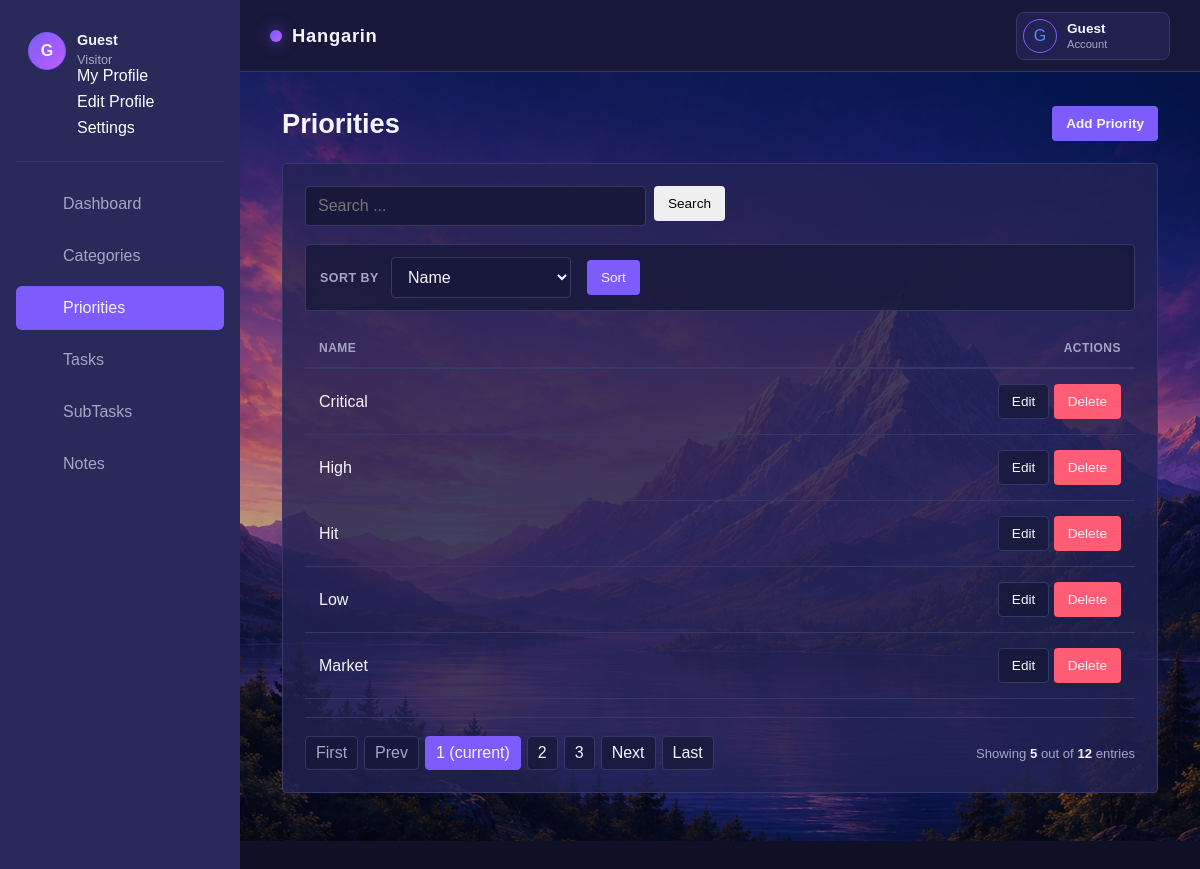
Screenshot of /priorities/ with the database file from the repository.
### app/models.py (models this page shows, shortened)
class Priority(models.Model):
    name = models.CharField(max_length=50, unique=True)

### app/views.py (the view)
# urls.py: path('priorities/', views.PriorityListView.as_view(), name='priority-list'),
class PriorityListView(SearchSortListView):
	model = Priority
	template_name = 'hangarin/priority_list.html'
	context_object_name = 'priorities'
	search_fields = ('name',)
	allowed_sort_fields = ('name',)

### app/views.py (called while the page is built)
	def get_queryset(self):
		queryset = self.model.objects.all()
		query = self.request.GET.get('q', '').strip()
		if query:
			search = Q()
			for field in self.search_fields:
				search |= Q(**{f'{field}__icontains': query})
			queryset = queryset.filter(search)
		sort_by = self.request.GET.get('sort_by', self.default_sort)
		if sort_by not in self.allowed_sort_fields:
			sort_by = self.default_sort
		self.sort_by = sort_by
		return queryset.order_by(sort_by)

	def get_context_data(self, **kwargs):
		context = super().get_context_data(**kwargs)
		context['q'] = self.request.GET.get('q', '')
		context['sort_by'] = self.sort_by
		return context

### app/templates/hangarin/priority_list.html (shortened to what this page needs)
{% extends 'base.html' %}
{% block content %}
<main class="content tab-page tab-page-priorities">
  <div class="container-fluid tab-container">
    <h4 class="page-title d-flex justify-content-between align-items-center">
      <span>Priorities</span>
      <a href="{% url 'priority-add' %}" class="btn btn-primary btn-sm">Add Priority</a>
    </h4>
    <section class="card tab-card">
      <div class="card-body table-responsive">
        {% include 'includes/search_form.html' %}
        {% with current=sort_by|default:'name' %}
        <div class="sort-toolbar">
          <form method="get" class="row g-2 align-items-center">
            <div class="col-auto">
              <label for="prioritySortSelect" class="col-form-label">Sort by</label>
            </div>
            <div class="col-auto">
              <select class="form-control form-control-sm" id="prioritySortSelect" name="sort_by" onchange="this.form.submit()">
                <option value="name" {% if current == 'name' %}selected{% endif %}>Name</option>
              </select>
            </div>
            <div class="col-auto">
              <button type="submit" class="btn btn-primary btn-sm btn-rounded">Sort</button>
            </div>
          </form>
        </div>
        {% endwith %}
        <table class="table">
          <thead>
            <tr>
              <th>Name</th>
              <th class="text-right">Actions</th>
            </tr>
          </thead>
          <tbody>
            {% for priority in priorities %}
            <tr>
              <td>{{ priority.name }}</td>
              <td class="text-right">
                <a href="{% url 'priority-edit' priority.pk %}" class="btn btn-sm btn-secondary">Edit</a>
                <a href="{% url 'priority-delete' priority.pk %}?next={{ request.get_full_path|urlencode }}" class="btn btn-sm btn-danger">Delete</a>
              </td>
            </tr>
            {% empty %}
            <tr>
              <td colspan="2">No priorities yet.</td>
            </tr>
            {% endfor %}
          </tbody>
        </table>
        {% include 'includes/pagination.html' %}
      </div>
    </section>
  </div>
</main>
{% endblock %}

### static/css/dashboard-clean.css (style rules this page uses)
:root { --sidebar-width: 240px; --color-page: #0f1026; --color-secondary-page: #17183a; --color-panel: #222354; --color-sidebar: #292a5a; --color-sidebar-hover: #363866; --color-ink: #f5f5ff; --color-muted: #a5a6c5; --color-blue: #7c5cfc; --color-blue-hover: #9278ff; --color-cyan: #4f8cff; --color-magenta: #c05cff; --color-success: #38d39f; --color-warning: #ffb84d; --color-danger: #ff5c75; --color-border: #363866; --color-soft-border: #363866; --color-soft: #17183a; --color-input: #17183a; --container-panel: color-mix(in srgb, var(--color-panel) 80%, transparent); --container-soft: color-mix(in srgb, var(--color-soft) 80%, transparent); --content-padding: 34px 42px 48px; --radius: 4px; --transition: 150ms ease; }
* { box-sizing: border-box; }
body { margin: 0; background: var(--color-page); color: var(--color-ink); font-family: Arial, sans-serif; }
.content, .dashboard-content { min-height: calc(100vh - 72px); padding: var(--content-padding); background-color: var(--color-page); background-image: url('../img/background.png'); background-position: center; background-size: cover; background-attachment: fixed; }
html[data-theme="nebula"] .content, html[data-theme="nebula"] .dashboard-content { background-image: url('../img/background.png'); }
.content .container-fluid { max-width: 1180px; margin: 0 auto; }
.tab-container { width: 100%; }
.tab-card { min-height: 240px; }
.dashboard-header, .panel-heading, .content .page-title { display: flex; align-items: center; justify-content: space-between; gap: 18px; }
.dashboard-header h1, .panel-heading h2, .content .page-title { color: var(--color-ink); }
.dashboard-header h1, .panel-heading h2, .content .page-title { margin-top: 0; }
.dashboard-action, .content .btn { display: inline-block; border-radius: var(--radius); text-decoration: none; cursor: pointer; }
.metric-card, .dashboard-panel, .content .card { background: var(--container-panel); border: 1px solid var(--color-border); border-radius: var(--radius); }
.content .page-title { margin-bottom: 22px; font-size: 1.7rem; }
.content .card { overflow: hidden; }
.content .card-body { padding: 22px; }
.content .table-responsive { overflow-x: auto; }
.content .table { width: 100%; margin: 18px 0 0; border-collapse: collapse; color: var(--color-ink); text-align: left; }
.content .table th { padding: 12px 14px; border-bottom: 2px solid var(--color-border); color: var(--color-muted); font-size: 0.75rem; letter-spacing: 0.04em; text-transform: uppercase; }
.content .table td { padding: 15px 14px; border-bottom: 1px solid var(--color-soft-border); vertical-align: middle; }
.content .text-right { text-align: right; }
.content .btn { padding: 9px 13px; border: 1px solid transparent; font-size: 0.85rem; }
.content .btn-primary { background: var(--color-blue); color: var(--color-ink); }
.content .btn-secondary, .content .btn-light { border-color: var(--color-border); background: var(--container-soft); color: var(--color-ink); }
.content .btn-danger { background: var(--color-danger); color: var(--color-ink); }
.content .form-control, .content select, .content input, .content textarea { width: 100%; padding: 10px 12px; border: 1px solid var(--color-border); border-radius: var(--radius); background: var(--color-input); color: var(--color-ink); font: inherit; }
.content label { display: block; margin-bottom: 7px; color: var(--color-ink); font-size: 0.88rem; font-weight: 600; }
.search-toolbar, .sort-toolbar { display: flex; align-items: center; flex-wrap: wrap; gap: 10px; }
.search-toolbar .btn, .sort-toolbar .btn { white-space: nowrap; }
.sort-toolbar { padding: 12px 14px; margin-bottom: 4px; border: 1px solid var(--color-soft-border); border-radius: var(--radius); background: var(--container-soft); }
.sort-toolbar form { display: flex; align-items: center; flex-wrap: wrap; gap: 12px; width: 100%; }
.sort-toolbar .col-auto { display: flex; align-items: center; }
.sort-toolbar label { margin: 0; color: var(--color-muted); font-size: 0.78rem; letter-spacing: 0.04em; text-transform: uppercase; }
.sort-toolbar select { width: auto; min-width: 180px; }
.sort-toolbar .btn { margin-left: 4px; }
.content .table td:last-child { white-space: nowrap; }

### rows the page displays
Priority: name "Critical"
Priority: name "High"
Priority: name "Hit"
Priority: name "Low"
Priority: name "Market"

### other values shown
{{ request.user.username|default:'G'|slice:':1'|upper }} "G"
{{ request.user.username|default:'Guest' }} "Guest"
{{ request.user.is_authenticated|yesno:'Administrator,Visitor' }} "Visitor"
{{ page_num }} "1"
{{ page_num }} "2" "3"
{{ object_list.count }} "5"
{{ paginator.count }} "12"
